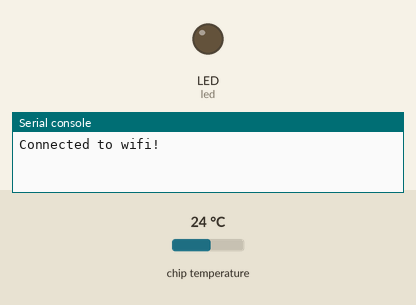
This program was run on a simulated CircuitPython board. On the bench: output pins drawn as LEDs (lit = HIGH), the last lines printed to the serial console. Dashed ring = blinking. Inputs (shaded band) come from the test bench; at power-on: chip temperature 24 °C. The clock reads 2024-03-15 10:24:30 at power-on unless the program sets it; files the program writes start out absent; requests to the public web service named in the program get a made-up reply in its usual format after 0.4 s (London, UTC, broken clouds, 64 % humidity, 1013 hPa unless stated).

Above: at 1.7 s.
At 2.35 s:
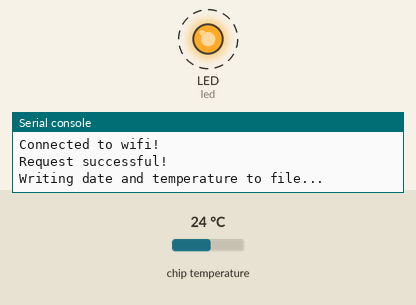
Timing chart, 0 to 4.5 s (numbered marks = the images above):
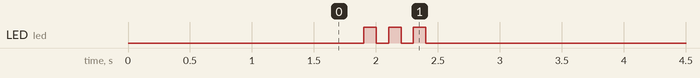

Measured:
- by itself, LED (led): alternates HIGH for 0.10 s and LOW for 0.10 s, 6 changes in all, then stays LOW

The program:

first_temp_logging.py
```python
import wifi, os, time, ssl, socketpool, adafruit_requests
import ipaddress
import digitalio
import board
import adafruit_datetime as datetime
import microcontroller

def blink(times:int, sec_gap:float=0.2) -> None:
    led.value = False
    for i in range(times):
        led.value = not led.value
        time.sleep(sec_gap/2)
        led.value = not led.value
        time.sleep(sec_gap/2)

wifi.radio.connect('Matrix', 'Rouki1234')
# wifi.radio.connect("ilias", 'ggqq1234')
print("Connected to wifi!")

# time.sleep(1)

pool = socketpool.SocketPool(wifi.radio)
# time.sleep(1)
requests = adafruit_requests.Session(pool, ssl.create_default_context())

# time.sleep(1)

url = 'https://worldtimeapi.org/api/timezone/'
timezone = 'Europe/Athens'
url = url + timezone

led = digitalio.DigitalInOut(board.LED)
led.switch_to_output()

with open('/temp_log.txt', 'a') as outfile:
    while True:
        try:
            response = requests.get(url).json()
        except:
            print('Request failed!')
        else:
            print('Request successful!')
            print('Writing date and temperature to file...')
            temp = microcontroller.cpu.temperature
            try:
                outfile.write(f'{response["datetime"]} - {round(temp, 1)}\n')
                blink(3)
            except OSError as e:  # Typically when the filesystem isn't writeable...
                delay = 0.5  # ...blink the LED every half second.
                if e.args[0] == 28:  # If the filesystem is full...
                    delay = 0.25  # ...blink the LED faster!
                while True:
                    led.value = not led.value
                    time.sleep(delay)
            outfile.flush()
            time.sleep(300)

# exec(open('main.py').read())
```
